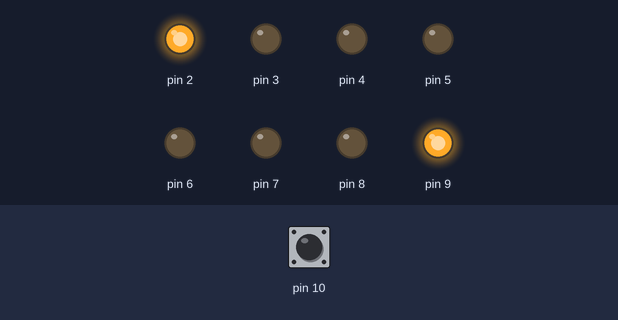
A sketch run on a simulated Arduino Uno, built with avr-gcc and run on an emulated ATmega328P. On the bench: output pins drawn as LEDs (lit = HIGH). Dashed ring = blinking. Inputs (shaded band) come from the test bench; at power-on: pin 10 HIGH.

Above: at 2.2 s.
2.3 s: pin 10 pulled LOW for 1 s
At 4.5 s:
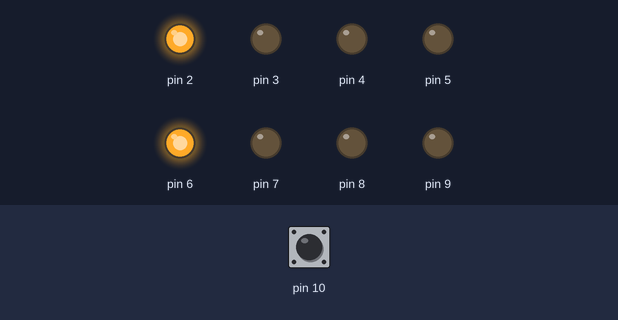
5.3 s: pin 10 pulled LOW for 0.15 s
At 6.1 s:
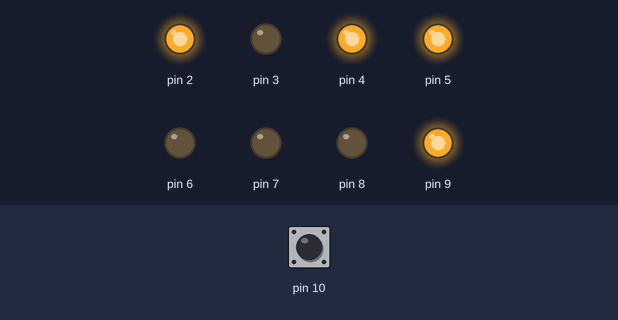
7.0 s: pin 10 pulled LOW for 0.15 s
At 8.4 s:
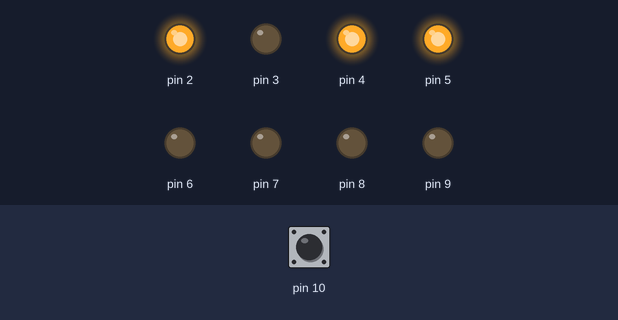
8.7 s: pin 10 pulled LOW for 3.2 s
At 9.05 s:
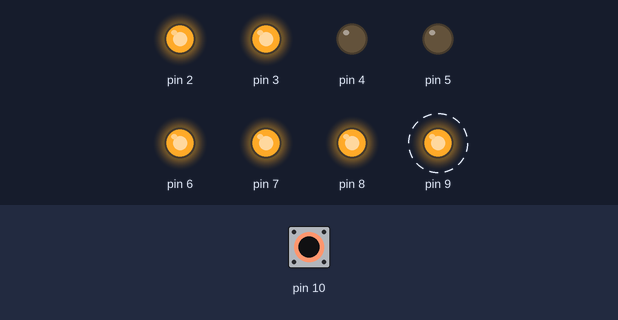
Timing chart, 0 to 13.4 s (numbered marks = the images above; inputs shaded):
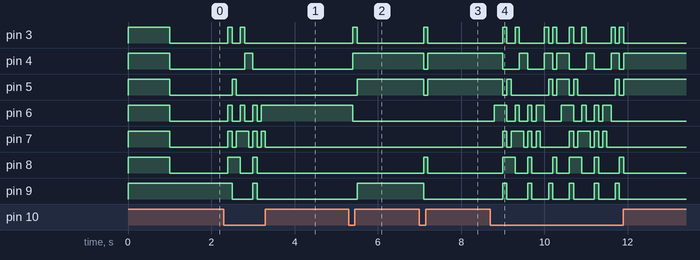

Measured:
- after the input at 2.3 s, pin 3: alternates HIGH for 0.10 s and LOW for 0.20 s, 4 changes in all, then stays LOW, starting after 0.10 s; pin 4: LOW → HIGH after 0.50 s, → LOW 0.20 s later
- after the input at 5.3 s, pin 3: LOW → HIGH after 0.10 s, → LOW 0.10 s later; pin 4: LOW → HIGH after 0.10 s; pin 5, pin 9: LOW → HIGH after 0.20 s; pin 6: HIGH → LOW after 0.10 s
- after the input at 7.0 s, pin 3, pin 8: LOW → HIGH after 0.10 s, → LOW 0.10 s later; pin 4, pin 5: HIGH → LOW after 0.10 s, → HIGH 0.10 s later; pin 9: HIGH → LOW after 0.10 s
- after the input at 8.7 s, pin 3: LOW → HIGH after 0.30 s, → LOW 0.10 s later, → HIGH 0.20 s later, → LOW 0.10 s later, … (16 changes in this stretch); pin 4: HIGH → LOW after 0.30 s, → HIGH 0.40 s later, → LOW 0.20 s later, → HIGH 0.40 s later, … (12 changes in this stretch)

The sketch:

chal1.ino
```cpp
void setup() {
  // put your setup code here, to run once:
  for (int i=2;i<10;i++) {
    pinMode(i,OUTPUT);
    digitalWrite(i,HIGH);
  }
  pinMode(10, INPUT_PULLUP);
  delay(1000);
}

int count=0;

void loop() {
  if (!digitalRead(10)) {
    count++;
    delay(100);
  }


  switch (count){
    case 0:
      digitalWrite(3,LOW);
      digitalWrite(4,LOW);
      digitalWrite(5,LOW);
      digitalWrite(6,LOW);
      digitalWrite(7,LOW);
      digitalWrite(8,LOW);
      digitalWrite(9,HIGH);
      break;
    case 1:
      digitalWrite(3,HIGH);
      digitalWrite(4,LOW);
      digitalWrite(5,LOW);
      digitalWrite(6,HIGH);
      digitalWrite(7,HIGH);
      digitalWrite(8,HIGH);
      digitalWrite(9,HIGH);
      break;
    case 2:
      digitalWrite(3,LOW);
      digitalWrite(4,LOW);
      digitalWrite(5,HIGH);
      digitalWrite(6,LOW);
      digitalWrite(7,LOW);
      digitalWrite(8,HIGH);
      digitalWrite(9,LOW);
      break;
    case 3:
      digitalWrite(3,LOW);
      digitalWrite(4,LOW);
      digitalWrite(5,LOW);
      digitalWrite(6,LOW);
      digitalWrite(7,HIGH);
      digitalWrite(8,HIGH);
      digitalWrite(9,LOW);
      break;
    case 4:
      digitalWrite(3,HIGH);
      digitalWrite(4,LOW);
      digitalWrite(5,LOW);
      digitalWrite(6,HIGH);
      digitalWrite(7,HIGH);
      digitalWrite(8,LOW);
      digitalWrite(9,LOW);
      break;
    case 5:
      digitalWrite(3,LOW);
      digitalWrite(4,HIGH);
      digitalWrite(5,LOW);
      digitalWrite(6,LOW);
      digitalWrite(7,HIGH);
      digitalWrite(8,LOW);
      digitalWrite(9,LOW);
      break;
    case 6:
      digitalWrite(3,LOW);
      digitalWrite(4,HIGH);
      digitalWrite(5,LOW);
      digitalWrite(6,LOW);
      digitalWrite(7,LOW);
      digitalWrite(8,LOW);
      digitalWrite(9,LOW);
      break;
    case 7:
      digitalWrite(3,LOW);
      digitalWrite(4,LOW);
      digitalWrite(5,LOW);
      digitalWrite(6,HIGH);
      digitalWrite(7,HIGH);
      digitalWrite(8,HIGH);
      digitalWrite(9,HIGH);
      break;
    case 8:
      digitalWrite(3,LOW);
      digitalWrite(4,LOW);
      digitalWrite(5,LOW);
      digitalWrite(6,LOW);
      digitalWrite(7,LOW);
      digitalWrite(8,LOW);
      digitalWrite(9,LOW);
      break;
    case 9:
      digitalWrite(3,LOW);
      digitalWrite(4,LOW);
      digitalWrite(5,LOW);
      digitalWrite(6,HIGH);
      digitalWrite(7,HIGH);
      digitalWrite(8,LOW);
      digitalWrite(9,LOW);
      break;
    case 10:
      digitalWrite(3,LOW);
      digitalWrite(4,LOW);
      digitalWrite(5,LOW);
      digitalWrite(6,HIGH);
      digitalWrite(7,LOW);
      digitalWrite(8,LOW);
      digitalWrite(9,LOW);
      break;
    case 11:
      digitalWrite(3,HIGH);
      digitalWrite(4,HIGH);
      digitalWrite(5,LOW);
      digitalWrite(6,LOW);
      digitalWrite(7,LOW);
      digitalWrite(8,LOW);
      digitalWrite(9,LOW);
      break;
    case 12:
      digitalWrite(3,LOW);
      digitalWrite(4,HIGH);
      digitalWrite(5,HIGH);
      digitalWrite(6,LOW);
      digitalWrite(7,LOW);
      digitalWrite(8,LOW);
      digitalWrite(9,HIGH);
      break;
    case 13:
      digitalWrite(3,HIGH);
      digitalWrite(4,LOW);
      digitalWrite(5,LOW);
      digitalWrite(6,LOW);
      digitalWrite(7,LOW);
      digitalWrite(8,HIGH);
      digitalWrite(9,LOW);
      break;
    case 14:
      digitalWrite(3,LOW);
      digitalWrite(4,HIGH);
      digitalWrite(5,HIGH);
      digitalWrite(6,LOW);
      digitalWrite(7,LOW);
      digitalWrite(8,LOW);
      digitalWrite(9,LOW);
      break;
    case 15:
      digitalWrite(3,LOW);
      digitalWrite(4,HIGH);
      digitalWrite(5,HIGH);
      digitalWrite(6,HIGH);
      digitalWrite(7,LOW);
      digitalWrite(8,LOW);
      digitalWrite(9,LOW);
      break;
    default:
      count=0;
  }
}
```
